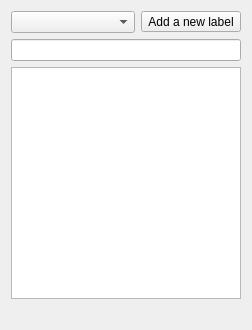
<?xml version="1.0" encoding="UTF-8"?>
<ui version="4.0">
 <class>DictionaryDockWidget</class>
 <widget class="QWidget" name="DictionaryDockWidget">
  <property name="geometry">
   <rect>
    <x>0</x>
    <y>0</y>
    <width>252</width>
    <height>330</height>
   </rect>
  </property>
  <property name="windowTitle">
   <string>Dictionary</string>
  </property>
  <layout class="QVBoxLayout" name="verticalLayout">
   <item>
    <layout class="QHBoxLayout" name="horizontalLayout">
     <item>
      <widget class="QComboBox" name="m_dictionaryList"/>
     </item>
     <item>
      <widget class="QToolButton" name="m_addToDico">
       <property name="enabled">
        <bool>true</bool>
       </property>
       <property name="text">
        <string>Add a new label</string>
       </property>
       <property name="icon">
        <iconset resource="../../../../components/xinxpluginselector.qrc">
         <normaloff>:/images/add.png</normaloff>:/images/add.png</iconset>
       </property>
      </widget>
     </item>
    </layout>
   </item>
   <item>
    <widget class="XinxLineEdit" name="m_filterLine"/>
   </item>
   <item>
    <widget class="DictionaryWidget" name="m_dictionaryTreeWidget">
     <property name="editTriggers">
      <set>QAbstractItemView::NoEditTriggers</set>
     </property>
     <attribute name="headerVisible">
      <bool>false</bool>
     </attribute>
    </widget>
   </item>
   <item>
    <widget class="QLabel" name="m_informationLbl">
     <property name="text">
      <string/>
     </property>
    </widget>
   </item>
  </layout>
 </widget>
 <customwidgets>
  <customwidget>
   <class>XinxLineEdit</class>
   <extends>QLineEdit</extends>
   <header location="global">xinxlineedit.h</header>
  </customwidget>
  <customwidget>
   <class>DictionaryWidget</class>
   <extends>QTreeView</extends>
   <header>docks/dictionary/dictionarywidget.h</header>
  </customwidget>
 </customwidgets>
 <resources>
  <include location="../../../../components/xinxpluginselector.qrc"/>
 </resources>
 <connections/>
</ui>
